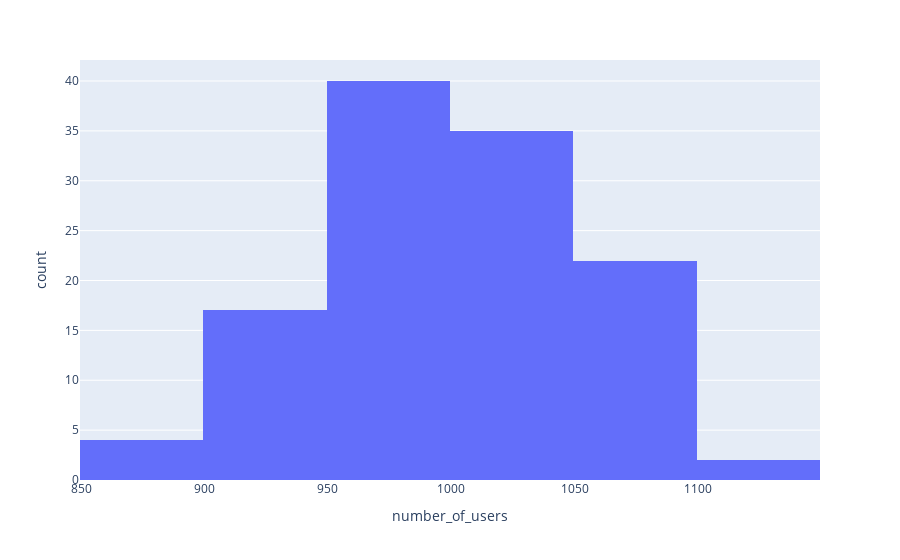

The notebook cell saved with this chart:
### Markdown cell above
#### Choosing the number of bins

By default, the number of bins is chosen so that is comparable to the typical content in a bin. This number can be customized by setting the ```nbins``` argument. Example:

### Code cell
fig = px.histogram(data_users_dict, x="number_of_users", nbins=10)
fig.show()

### Figure 1 — Plotly figure (JSON) as saved in the notebook; plotly's stock layout.template omitted (floating-point values rounded to 4 significant figures)
{"data": [{"alignmentgroup": "True", "bingroup": "x", "hovertemplate": "number_of_users=%{x}<br>count=%{y}<extra></extra>", "legendgroup": "", "marker": {"color": "#636efa", "pattern": {"shape": ""}}, "name": "", "nbinsx": 10, "offsetgroup": "", "orientation": "v", "showlegend": false, "type": "histogram", "x": [956, 988, 939, 1006, 1034, 954, 979, 1107, 948, 966, 1023, 991, 1027, 937, 936, 878, 980, 1056, 997, 994, 1044, 976, 1011, 959, 1009, 985, 991, 1011, 987, 971, 993, 1068, 919, 1029, 919, 936, 1011, 1025, 938, 1009, 1078, 1050, 1004, 1045, 917, 1056, 982, 1094, 1044, 1044, 978, 1064, 973, 990, 1106, 979, 968, 971, 1055, 991, 908, 1022, 923, 1016, 951, 1087, 1049, 1004, 1046, 1047, 1029, 993, 1015, 966, 1050, 982, 1008, 1046, 971, 1060, 946, 1066, 1051, 969, 949, 932, 1057, 885, 946, 883, 1067, 1040, 1019, 899, 995, 993, 972, 948, 1027, 954, 941, 955, 1065, 990, 1077, 1012, 1068, 998, 954, 1036, 1083, 1051, 1002, 952, 1027, 966, 1031, 1059, 1041, 1084], "xaxis": "x", "yaxis": "y"}], "layout": {"barmode": "relative", "legend": {"tracegroupgap": 0}, "margin": {"t": 60}, "xaxis": {"anchor": "y", "domain": [0, 1], "title": {"text": "number_of_users"}}, "yaxis": {"anchor": "x", "domain": [0, 1], "title": {"text": "count"}}}}
